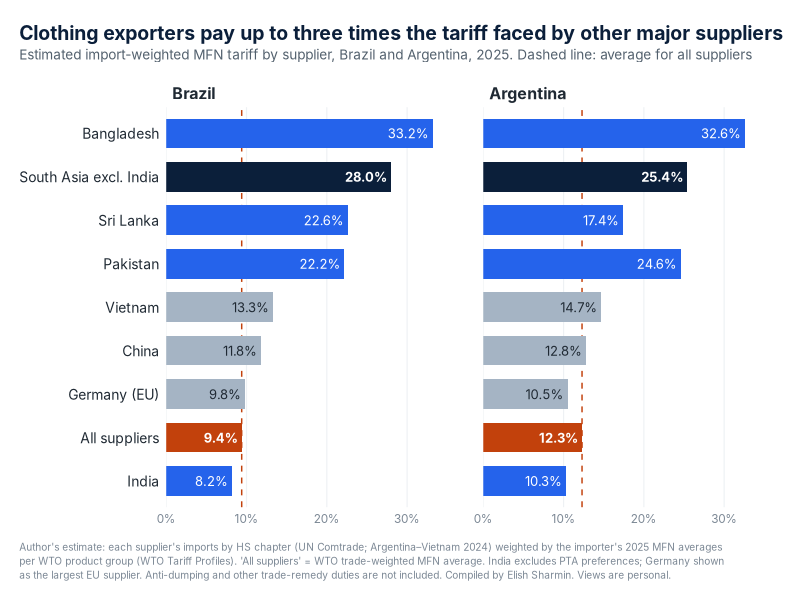

Generate this figure with R:
# =============================================================================
#  South Asian exporters vs other suppliers: import-weighted MFN tariff faced
#  in Brazil and Argentina. Compiled by Elish Sharmin. Views are personal.
#
#  Packages: install.packages(c("ggplot2", "ragg", "systemfonts", "scales"))
#  Run from the project folder:  source("R/fig_tariff_comparison.R")
#  Output (in output/): fig_tariff_comparison.png (300 dpi) and .pdf
#
#  Data: author's estimates. Each supplier's imports by HS chapter (UN Comtrade,
#  2025; Argentina-Vietnam 2024) weighted by the importer's 2025 MFN simple
#  averages per WTO product group (WTO Tariff Profiles). "All suppliers" = the
#  importer's overall trade-weighted MFN average reported by the WTO (2025).
#  India excludes India-MERCOSUR PTA preferences. Germany shown as the largest
#  EU supplier. Trade remedies (e.g. anti-dumping duties) are not included.
# =============================================================================

library(ggplot2)
library(scales)

PALETTE <- "ocean"       # "ocean", "earth" or "contrast"

palettes <- list(
  ocean    = list(sa = "#2563EB", sa_aggr = "#0B1F3A", other = "#A5B4C4", world = "#C2410C"),
  earth    = list(sa = "#4D7C0F", sa_aggr = "#3F2A14", other = "#C8BFAF", world = "#6D28D9"),
  contrast = list(sa = "#F59E0B", sa_aggr = "#1E1B4B", other = "#C4C4CC", world = "#BE123C"))
pal <- palettes[[PALETTE]]

pick_font <- function(cands) {
  fams <- unique(systemfonts::system_fonts()$family)
  hit <- cands[cands %in% fams]; if (length(hit)) hit[1] else "sans"
}
FONT <- pick_font(c("Inter", "Source Sans 3", "IBM Plex Sans", "Segoe UI", "Lato", "Arial"))

# ---- Data (%) ----------------------------------------------------------------
d <- data.frame(
  market   = rep(c("Brazil", "Argentina"), each = 9),
  supplier = rep(c("Bangladesh", "South Asia excl. India", "Pakistan", "Sri Lanka",
                   "Vietnam", "China", "Germany (EU)", "All suppliers", "India"), 2),
  tariff   = c(33.2, 28.0, 22.2, 22.6, 13.3, 11.8,  9.8,  9.4,  8.2,    # Brazil
               32.6, 25.4, 24.6, 17.4, 14.7, 12.8, 10.5, 12.3, 10.3)    # Argentina
)
d$type <- ifelse(d$supplier %in% c("Bangladesh", "Pakistan", "Sri Lanka", "India"), "South Asia",
          ifelse(d$supplier == "South Asia excl. India", "South Asia aggregate",
          ifelse(d$supplier == "All suppliers", "World", "Other supplier")))
d$fill <- c("South Asia" = pal$sa, "South Asia aggregate" = pal$sa_aggr,
            "Other supplier" = pal$other, "World" = pal$world)[d$type]
d$market <- factor(d$market, levels = c("Brazil", "Argentina"))

# order suppliers by their Brazil tariff (highest at top)
ord <- d[d$market == "Brazil", ]
ord <- ord$supplier[order(ord$tariff)]
d$supplier <- factor(d$supplier, levels = ord)
d$face <- ifelse(d$type %in% c("South Asia aggregate", "World"), "bold", "plain")
avg <- data.frame(market = factor(c("Brazil", "Argentina"), levels = levels(d$market)),
                  x = c(9.4, 12.3))

# ---- Plot --------------------------------------------------------------------
p <- ggplot(d, aes(x = tariff, y = supplier)) +
  geom_vline(data = avg, aes(xintercept = x), colour = pal$world, linewidth = 0.5,
             linetype = "dashed") +
  geom_col(aes(fill = fill), width = 0.68) +
  scale_fill_identity() +
  geom_text(aes(x = tariff - 0.5, label = sprintf("%.1f%%", tariff), fontface = face,
                colour = ifelse(type == "Other supplier", "#1F2933", "white")),
            hjust = 1, family = FONT, size = 3.3) +
  scale_colour_identity() +
  facet_wrap(~ market, nrow = 1) +
  scale_x_continuous(limits = c(0, 36), breaks = seq(0, 35, 10),
                     labels = function(v) paste0(v, "%"), expand = expansion(mult = c(0, 0))) +
  labs(
    title    = "Clothing exporters pay up to three times the tariff faced by other major suppliers",
    subtitle = "Estimated import-weighted MFN tariff by supplier, Brazil and Argentina, 2025. Dashed line: average for all suppliers",
    x = NULL, y = NULL,
    caption  = paste0(
      "Author's estimate: each supplier's imports by HS chapter (UN Comtrade; Argentina–Vietnam 2024) weighted by the importer's 2025 MFN averages\n",
      "per WTO product group (WTO Tariff Profiles). 'All suppliers' = WTO trade-weighted MFN average. India excludes PTA preferences; Germany shown\n",
      "as the largest EU supplier. Anti-dumping and other trade-remedy duties are not included. Compiled by Elish Sharmin. Views are personal.")
  ) +
  theme_minimal(base_family = FONT, base_size = 11) +
  theme(
    plot.title.position = "plot", plot.caption.position = "plot",
    plot.title    = element_text(face = "bold", size = 14, colour = "#0B1F3A", margin = margin(b = 4)),
    plot.subtitle = element_text(size = 9.8, colour = "#52606D", margin = margin(b = 12)),
    plot.caption  = element_text(size = 7.3, colour = "#7B8794", hjust = 0, lineheight = 1.15,
                                 margin = margin(t = 12)),
    strip.text    = element_text(face = "bold", size = 11.5, colour = "#1F2933", hjust = 0),
    axis.text.y   = element_text(size = 10, colour = "#1F2933"),
    axis.text.x   = element_text(size = 8.5, colour = "#7B8794"),
    panel.grid.major.y = element_blank(), panel.grid.minor = element_blank(),
    panel.grid.major.x = element_line(colour = "#EEF1F4", linewidth = 0.4),
    panel.spacing.x = unit(1.4, "lines"),
    plot.margin = margin(18, 20, 14, 14),
    plot.background = element_rect(fill = "white", colour = NA)
  )

dir.create("output", showWarnings = FALSE)
ragg::agg_png("output/fig_tariff_comparison.png", width = 10, height = 5.8, units = "in", res = 300)
print(p); invisible(dev.off())
ggsave("output/fig_tariff_comparison.pdf", p, width = 10, height = 5.8, device = grDevices::cairo_pdf)
message("Saved output/fig_tariff_comparison.png and .pdf | font: ", FONT)
